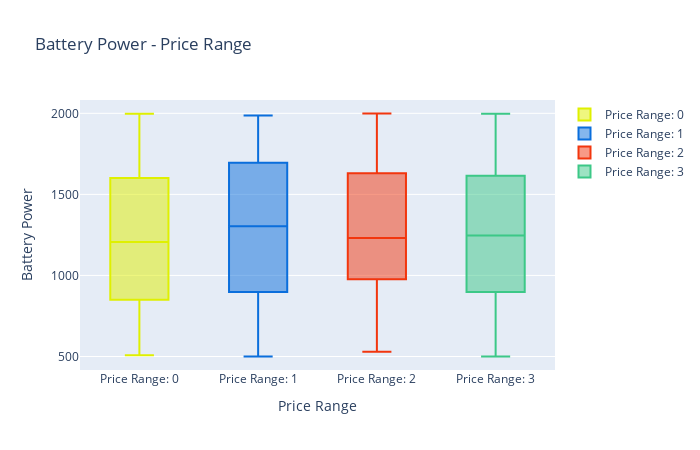

The notebook cell saved with this chart:
### Code cell
df_pr_0 = df[df.price_range == 0]
df_pr_1 = df[df.price_range == 1]
df_pr_2 = df[df.price_range == 2]
df_pr_3 = df[df.price_range == 3]

trace0 = go.Box(
    y=df_pr_0.battery_power,
    name="Price Range: 0",
    marker=dict(
        color="rgb(223, 240, 0)",
    ),
)
trace1 = go.Box(
    y=df_pr_1.battery_power,
    name="Price Range: 1",
    marker=dict(
        color="rgb(10, 110, 220)",
    ),
)
trace2 = go.Box(
    y=df_pr_2.battery_power,
    name="Price Range: 2",
    marker=dict(
        color="rgb(242, 54, 14)",
    ),
)
trace3 = go.Box(
    y=df_pr_3.battery_power,
    name="Price Range: 3",
    marker=dict(
        color="rgb(60, 200, 135)",
    ),
)

data = [trace0, trace1, trace2, trace3]

layout = dict(
    title="Battery Power - Price Range",
    xaxis=dict(title="Price Range", ticklen=5, zeroline=False),
    yaxis=dict(title="Battery Power", ticklen=5, zeroline=False),
    autosize=False,
    width=700,
    height=450,
)

fig = dict(data=data, layout=layout)

iplot(fig)

### Figure 1 — Plotly figure (JSON) as saved in the notebook; plotly's stock layout.template omitted (floating-point values rounded to 4 significant figures; data arrays with more than 128 entries replaced by an {"elided": "..."} marker saying what was removed)
{"data": [{"marker": {"color": "rgb(223, 240, 0)"}, "name": "Price Range: 0", "type": "box", "y": {"elided": "300 int values"}}, {"marker": {"color": "rgb(10, 110, 220)"}, "name": "Price Range: 1", "type": "box", "y": {"elided": "200 int values"}}, {"marker": {"color": "rgb(242, 54, 14)"}, "name": "Price Range: 2", "type": "box", "y": [1043, 841, 1807, 1546, 1434, 1464, 1718, 833, 1111, 1520, 1500, 1343, 900, 1190, 630, 1846, 1985, 1042, 1231, 1488, 968, 529, 1558, 533, 1037, 1025, 1858, 980, 644, 1024, 1981, 1380, 1557, 1201, 1074, 1175, 1280, 1715, 1165, 567, 1952, 822, 685, 1388, 1972, 1411, 1094, 1653, 916, 1712, 882, 632, 1442, 900, 1630, 1596, 1272, 1640, 1111, 1889, 1907, 529, 578, 1634, 1533, 660, 1847, 1206, 549, 1705, 1366, 1991, 1102, 1452, 1810, 1166, 881, 1134, 1031, 1376, 1391, 979, 1075, 968, 1999, 1626, 942, 1182, 1982, 1373, 1151, 1650, 1663, 1965, 679, 1465, 1809, 757, 1034, 1119, 559]}, {"marker": {"color": "rgb(60, 200, 135)"}, "name": "Price Range: 3", "type": "box", "y": {"elided": "399 int values"}}], "layout": {"autosize": false, "height": 450, "title": {"text": "Battery Power - Price Range"}, "width": 700, "xaxis": {"autorange": true, "range": [-0.5, 3.5], "ticklen": 5, "title": {"text": "Price Range"}, "type": "category", "zeroline": false}, "yaxis": {"autorange": true, "range": [416.7, 2082.0], "ticklen": 5, "title": {"text": "Battery Power"}, "type": "linear", "zeroline": false}}}
